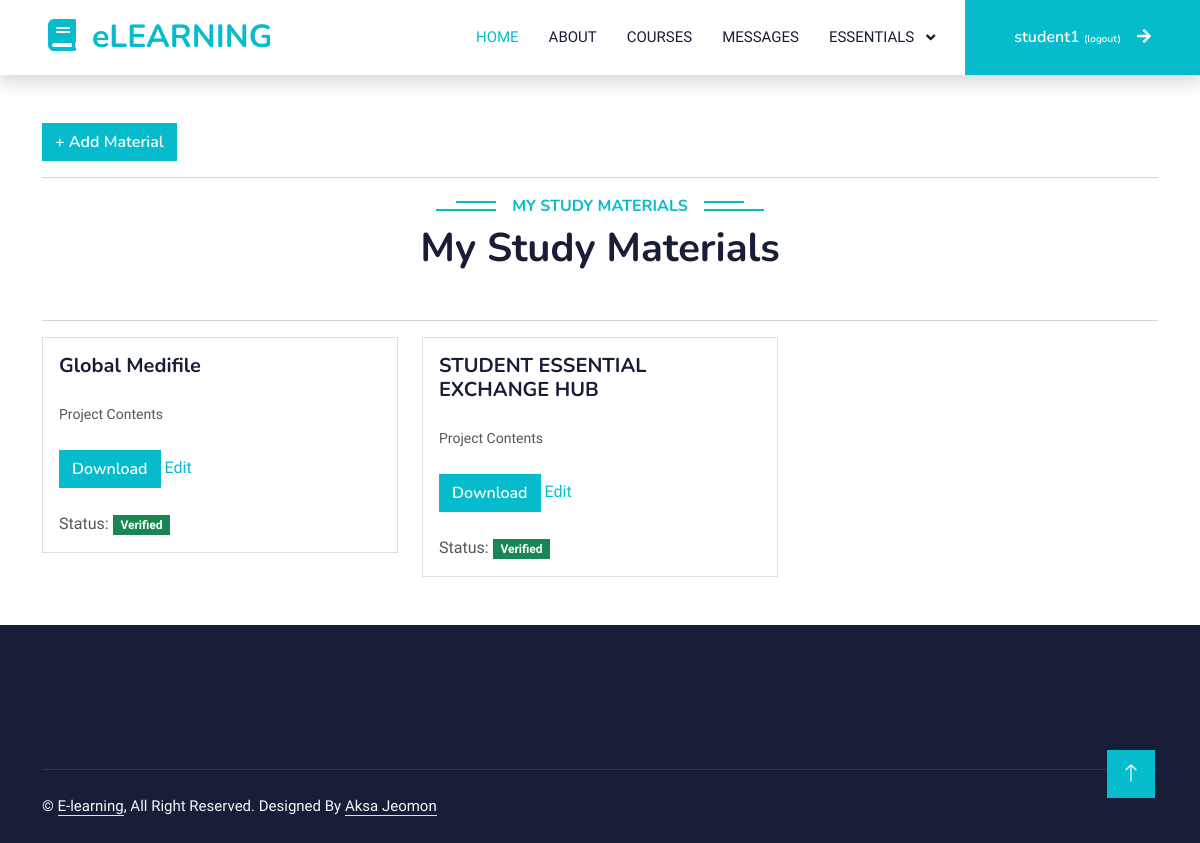
/add_study_materials (signed in), run on the app's committed database.
### study/models.py (models this page shows, shortened)
class StudyMaterials(models.Model):
    user = models.ForeignKey(User,on_delete=models.CASCADE, related_name='study_materials')
    title = models.CharField(max_length=100)
    course = models.CharField(max_length=255, choices=(('B.Tech', 'B.Tech'),
                                                       ('M.Tech', 'M.Tech'),
                                                        ('MCA', 'MCA'),
                                                        ("BCA","BCA"),
                                                          ('MBA', 'MBA'),
                                                          ('BBA', 'BBA'),
                                                        ('B.Sc', 'B.Sc'),
                                                                ('M.Sc', 'M.Sc'),
                                                                ('B.Com', 'B.Com'),
                                                                ('M.Com', 'M.Com'),
                                                                ('B.A', 'B.A'),
                                                                ('M.A', 'M.A'),("Others","Others")))
    stream = models.CharField(max_length=100,choices=(('Civil', 'Civil'), ('Taxation', 'Taxation'),('AI', 'AI'), ('General', 'General'), ('Mechanical', 'Mechanical'), ('Electrical', 'Electrical'), ('Computer Science', 'Computer Science'), ('Electronics', 'Electronics'), ('Chemical', 'Chemical'), ('Biotechnology', 'Biotechnology'),("Others","Others"))
                )
    category = models.CharField(choices=(("Assignment","Assignment"),("Notes","Notes"),("Others","Others"),("Project Contents","Project Contents")),max_length=100)
    description = RichTextField(null=True, blank=True)
    file = models.FileField(upload_to='study_materials')
    date = models.DateTimeField(auto_now_add=True)
    verified = models.BooleanField(default=False)

### study/views.py (the view, shortened to what this page needs)
# urls.py: path("add_study_materials",views.add_study_materials,name="add_study_materials"),
@login_required(login_url="SignIn")
def add_study_materials(request):
    form = StudyMaterialsForm()
    materials  = StudyMaterials.objects.filter(user=request.user)
    context = {"form": form, "materials": materials}
    return render(request, "add_study_materials.html",context)

### templates/add_study_materials.html (shortened to what this page needs)
{% extends 'index.html' %}
{% block content %}
<div class="container mt-5">
    <button class="btn btn-primary" data-bs-toggle="modal" data-bs-target="#exampleModal"> + Add Material</button>
    <hr>
    <div class="text-center wow fadeInUp" data-wow-delay="0.1s">
        <h6 class="section-title bg-white text-center text-primary px-3">My Study Materials </h6>
        <h1 class="mb-5">My Study Materials</h1>
    </div>
    <hr>
    <div class="row">
        {% for material in materials %}
        <div class="col-md-4">
            <div class="card">
                <div class="card-body">
                    <h5 class="card-title">{{ material.title }}</h5>
                    <small>{{material.category}}</small>
                    <br><br>
                    <a href="{{ material.file.url }}" target="_blank" class="btn btn-primary">Download</a>
                    <a href="{%url 'edit_study_materials' material.id%}">Edit</a>
                    <br><br>
                    {% if material.verified == True %}
                    Status: <span class="badge bg-success">Verified</span>
                    {% else %}
                    Status: <span class="badge bg-warning">Pending</span>
                    {% endif %}
                </div>
            </div>
        </div>
        {% endfor %}
    </div>
</div>
{% endblock %}

### templates/index.html (shortened to what this page needs)
<!DOCTYPE html>
{% load static %}
<html lang="en">
<head>
    <link rel="stylesheet" href="https://cdn.jsdelivr.net/npm/bootstrap-icons@1.11.3/font/bootstrap-icons.min.css">
    <link href="https://cdnjs.cloudflare.com/ajax/libs/font-awesome/5.10.0/css/all.min.css" rel="stylesheet">
    <link href="https://cdn.jsdelivr.net/npm/bootstrap-icons@1.4.1/font/bootstrap-icons.css" rel="stylesheet">
    <link href="{%static 'lib/animate/animate.min.css' %}" rel="stylesheet">
    <link href="{%static 'lib/owlcarousel/assets/owl.carousel.min.css' %}" rel="stylesheet">
    <link href="{%static 'css/bootstrap.min.css' %}" rel="stylesheet">
    <link href="{%static 'css/style.css' %}" rel="stylesheet">
</head>
<body>
    <nav class="navbar navbar-expand-lg bg-white navbar-light shadow sticky-top p-0">
        <a href="{%url 'HomePage' %}" class="navbar-brand d-flex align-items-center px-4 px-lg-5">
            <h2 class="m-0 text-primary"><i class="fa fa-book me-3"></i>eLEARNING</h2>
        </a>
        <div class="collapse navbar-collapse" id="navbarCollapse">
            <div class="navbar-nav ms-auto p-4 p-lg-0">
                <a href="{%url 'HomePage' %}" class="nav-item nav-link active">Home</a>
                <a href="{%url 'HomePage' %}#about" class="nav-item nav-link">About</a>
                <a href="{%url 'course' %}" class="nav-item nav-link">Courses</a>
                <a href="{%url 'messages_student' %}" class="nav-item nav-link">Messages</a>
            {% if request.user.is_authenticated %}
                <div class="nav-item dropdown">
                    <a href="#" class="nav-link dropdown-toggle" data-bs-toggle="dropdown">Essentials </a>
                </div>
            {% endif %}
            </div>
            {% if request.user.is_authenticated %}
            <a href="{%url 'SignOut' %}" class="btn btn-primary py-4 px-lg-5 d-none d-lg-block">{{request.user}} <small style="font-size: x-small;">(logout)</small><i class="fa fa-arrow-right ms-3"></i></a>
            {% else %}
            <a href="{%url 'SignIn' %}" class="btn btn-primary py-4 px-lg-5 d-none d-lg-block">Account<i class="fa fa-arrow-right ms-3"></i></a>
            {% endif %}
        </div>
    </nav>
{% block content %}{% endblock %}
    <div class="container-fluid bg-dark text-light footer pt-5 mt-5 wow fadeIn" data-wow-delay="0.1s">
        <div class="container py-5">
        </div>
        <div class="container">
            <div class="copyright">
                <div class="row">
                    <div class="col-md-6 text-center text-md-start mb-3 mb-md-0">
                        &copy; <a class="border-bottom" href="#">E-learning</a>, All Right Reserved.
                        Designed By <a class="border-bottom" href="">Aksa Jeomon</a>
                    </div>
                    <div class="col-md-6 text-center text-md-end">
                    </div>
                </div>
            </div>
        </div>
    </div>
    <a href="#" class="btn btn-lg btn-primary btn-lg-square back-to-top"><i class="bi bi-arrow-up"></i></a>
</body>
</html>

### static/css/style.css (style rules this page uses)
:root { --primary: #06BBCC; --light: #F0FBFC; --dark: #181d38; }
.back-to-top { position: fixed; display: none; right: 45px; bottom: 45px; z-index: 99; }
.btn { font-family: 'Nunito', sans-serif; font-weight: 600; transition: .5s; }
.btn.btn-primary, .btn.btn-secondary { color: #FFFFFF; }
.btn-lg-square { width: 48px; height: 48px; }
.btn-square, .btn-sm-square, .btn-lg-square { padding: 0; display: flex; align-items: center; justify-content: center; font-weight: normal; border-radius: 0px; }
.navbar .dropdown-toggle::after { border: none; content: "\f107"; font-family: "Font Awesome 5 Free"; font-weight: 900; vertical-align: middle; margin-left: 8px; }
.navbar-light .navbar-nav .nav-link { margin-right: 30px; padding: 25px 0; color: #FFFFFF; font-size: 15px; text-transform: uppercase; outline: none; }
.navbar-light .navbar-nav .nav-link:hover, .navbar-light .navbar-nav .nav-link.active { color: var(--primary); }
.navbar-light .navbar-brand, .navbar-light a.btn { height: 75px; }
.navbar-light .navbar-nav .nav-link { color: var(--dark); font-weight: 500; }
.navbar-light.sticky-top { top: -100px; transition: .5s; }
.section-title { position: relative; display: inline-block; text-transform: uppercase; }
.section-title::before { position: absolute; content: ""; width: calc(100% + 80px); height: 2px; top: 4px; left: -40px; background: var(--primary); z-index: -1; }
.section-title::after { position: absolute; content: ""; width: calc(100% + 120px); height: 2px; bottom: 5px; left: -60px; background: var(--primary); z-index: -1; }
.footer .copyright { padding: 25px 0; font-size: 15px; border-top: 1px solid rgba(256, 256, 256, .1); }
.footer .copyright a { color: var(--light); }

### data on the page
StudyMaterials: title "Global Medifile", category "Project Contents", shows "Status:", verified "Verified"
StudyMaterials: title "STUDENT ESSENTIAL EXCHANGE HUB", category "Project Contents", shows "Status:", verified "Verified"

### other printed values
{{ request.user }} "student1"
